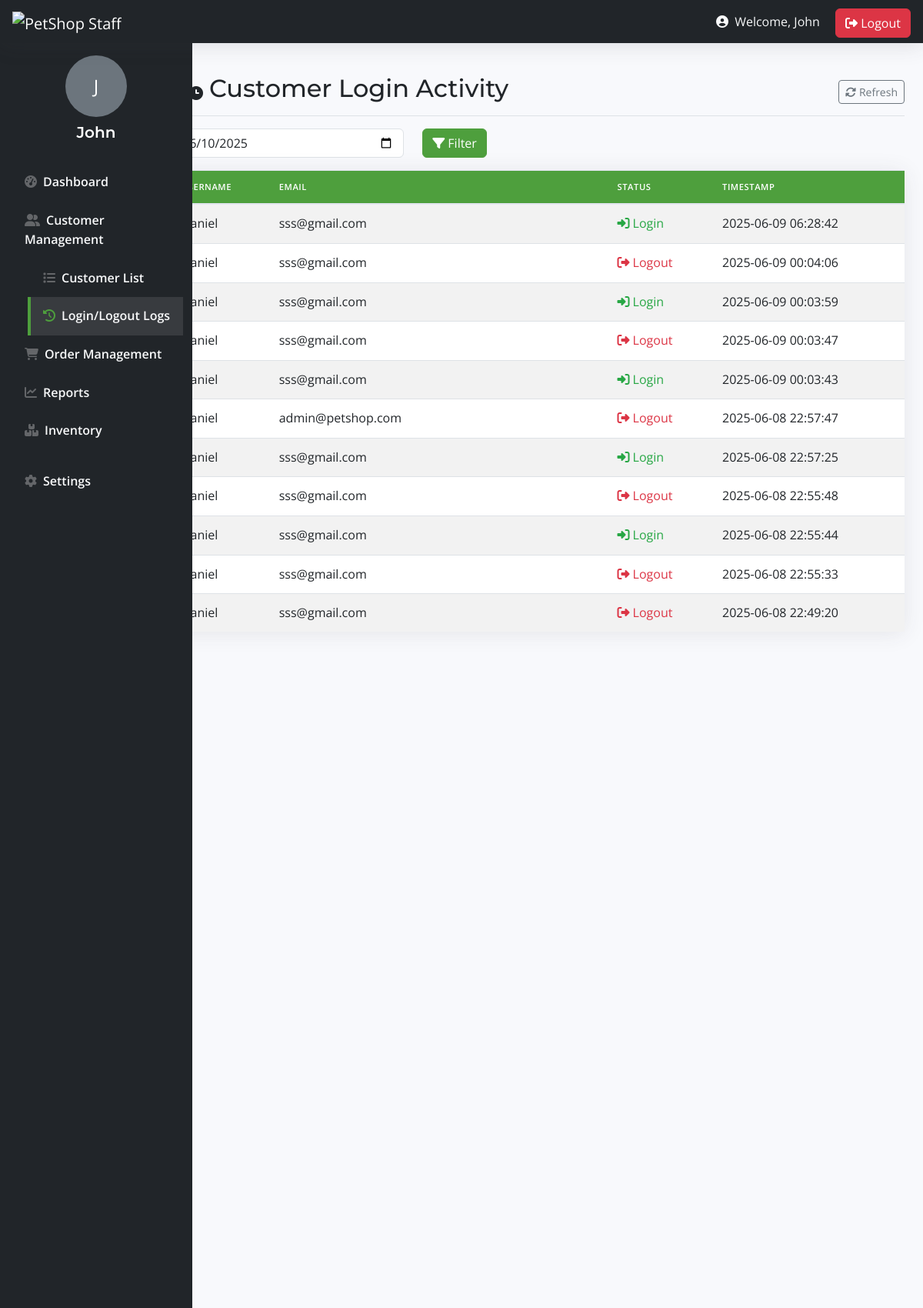
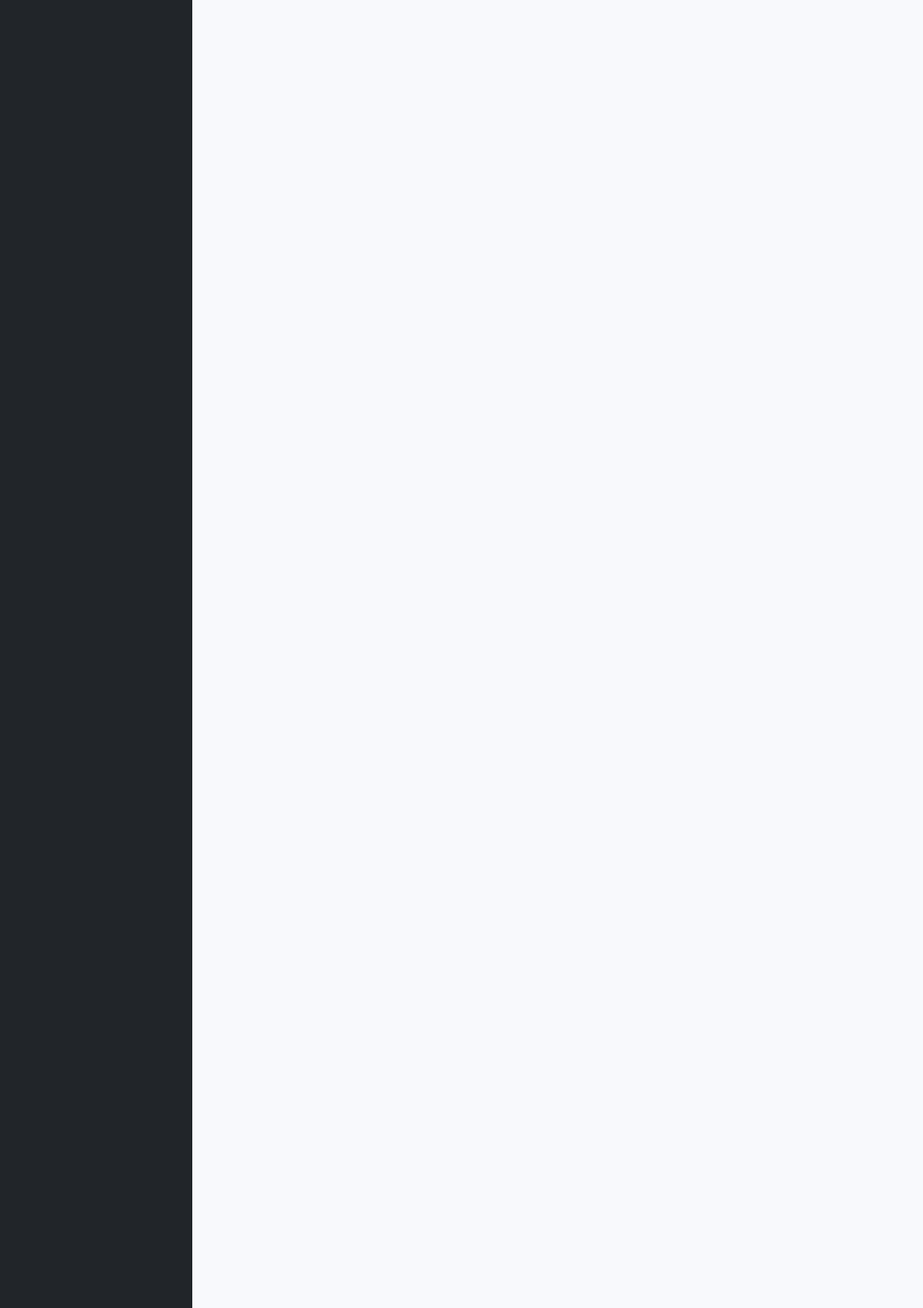
Page /staff_customer_logs.php (signed in, upper part) on the committed database (2 pictures, top to bottom).
### tables this page shows
CREATE TABLE `staff` (
  `Staff_ID` int(11) NOT NULL,
  `Staff_name` varchar(50) NOT NULL,
  `Staff_Username` varchar(50) NOT NULL,
  `Staff_Password` varchar(50) NOT NULL,
  `created_at` timestamp NOT NULL DEFAULT current_timestamp(),
  `position` varchar(255) NOT NULL,
  `Staff_Email` varchar(100) NOT NULL,
  `status` varchar(20) NOT NULL DEFAULT 'Active',
  `reset_token` varchar(64) DEFAULT NULL,
  `reset_token_expires` datetime DEFAULT NULL,
  `password_reset_token` varchar(255) DEFAULT NULL,
  `token_expiry` datetime DEFAULT NULL,
  `login_attempts` int(11) DEFAULT 0,
  `last_failed_login` datetime DEFAULT NULL,
  `img_URL` varchar(255) DEFAULT NULL
);

CREATE TABLE `customer_login_logs` (
  `id` int(11) NOT NULL,
  `username` varchar(50) NOT NULL,
  `email` varchar(100) NOT NULL,
  `status` varchar(10) NOT NULL COMMENT 'login/logout/failed',
  `timestamp` datetime NOT NULL DEFAULT current_timestamp()
);

### staff_customer_logs.php (the view, shortened to what this page needs)
<?php
$host = "localhost";
$username_db = "root";
$password_db = "";
$database = "petshop";
$conn = new mysqli($host, $username_db, $password_db, $database);
$staff_id = $_SESSION['staff_id'];
$staff_query = "SELECT Staff_username, position FROM staff WHERE Staff_ID = ?";
$stmt = $conn->prepare($staff_query);
$stmt->bind_param("i", $staff_id);
$stmt->execute();
$staff_result = $stmt->get_result();
$staff = $staff_result->fetch_assoc();
$dateFilter = "";
$result = $conn->query("SELECT username, email, status, timestamp
                       FROM customer_login_logs
                       $dateFilter
                       ORDER BY timestamp DESC");
?>
<!DOCTYPE html>
<html lang="en">
<head>
    <link href="https://cdn.jsdelivr.net/npm/bootstrap@5.3.0/dist/css/bootstrap.min.css" rel="stylesheet">
    <link rel="stylesheet" href="https://cdnjs.cloudflare.com/ajax/libs/font-awesome/6.4.0/css/all.min.css">
    <link rel="stylesheet" href="admin_home.css">
</head>
<body>
<nav class="navbar navbar-dark px-3">
    <div class="d-flex align-items-center">
        <a class="navbar-brand" href="#">
            <img src="Hachi_Logo.png" alt="PetShop Staff" height="40">
        </a>
    </div>
    <div>
        <span class="text-light me-3">
            <i class="fas fa-user-circle me-1"></i>
            Welcome, <?php echo htmlspecialchars($staff['Staff_username'] ?? $_SESSION['staff_name']); ?>
        </span>
        <a href="logout.php" class="btn btn-danger"><i class="fas fa-sign-out-alt"></i> Logout</a>
    </div>
</nav>
<div class="container-fluid">
    <div class="row">
        <nav id="sidebar" class="col-lg-2 d-lg-block bg-dark sidebar">
            <div class="position-sticky pt-3">
                <div class="d-flex flex-column align-items-center mb-4">
                    <?php
                    $avatar_path = isset($_SESSION['avatar_path']) ? $_SESSION['avatar_path'] : "staff_avatars/" . $_SESSION['staff_id'] . ".jpg";
                    if (file_exists($avatar_path)): ?>
                        <img src="<?php echo $avatar_path; ?>" class="rounded-circle mb-2" alt="Staff Avatar" style="width: 80px; height: 80px; object-fit: cover;">
                    <?php else: ?>
                        <div class="rounded-circle mb-2 bg-secondary d-flex align-items-center justify-content-center" style="width: 80px; height: 80px;">
                            <span class="text-white" style="font-size: 24px;">
                            <?php
$username = $staff['Staff_username'] ?? $_SESSION['staff_name'];
echo strtoupper(substr($username, 0, 1));
?>
                            </span>
                        </div>
                    <?php endif; ?>
                    <h5 class="text-white mb-1"><?php echo htmlspecialchars($staff['Staff_username'] ?? $_SESSION['staff_name']); ?></h5>
                </div>
        <ul class="nav flex-column">
            <li class="nav-item">
                <a class="nav-link text-light" href="staff_homepage.php">
                    <i class="fas fa-tachometer-alt me-2"></i>Dashboard
                </a>
            </li>
            <li class="nav-item">
                <a class="nav-link text-light" data-bs-toggle="collapse" href="#customerMenu">
                    <i class="fas fa-user-friends me-2"></i>Customer Management
                </a>
                <div class="collapse show" id="customerMenu">
                    <ul class="nav flex-column ps-4">
                        <li class="nav-item">
                            <a class="nav-link text-light" href="staff_customer_list.php">
                                <i class="fas fa-list me-2"></i>Customer List
                            </a>
                        </li>
                        <li class="nav-item">
                                    <a class="nav-link text-light active" href="staff_customer_logs.php">
                                        <i class="fas fa-history me-2"></i>Login/Logout Logs
                                    </a>
                        </li>
                    </ul>
                </div>
            </li>
            <li class="nav-item">
                        <a class="nav-link text-light" data-bs-toggle="collapse" href="#orderMenu">
                            <i class="fas fa-shopping-cart me-2"></i>Order Management
                        </a>
                    </li>
            <li class="nav-item">
                        <a class="nav-link text-light" href="staff_reports.php">
                            <i class="fas fa-chart-line me-2"></i>Reports
                        </a>
                    </li>
            <li class="nav-item">
                <a class="nav-link text-light" href="staff_inventory.php">
                    <i class="fas fa-boxes me-2"></i>Inventory
                </a>
            </li>
            <li class="nav-item mt-3">
                <a class="nav-link text-light" href="settings.php">
                    <i class="fas fa-cog me-2"></i>Settings
                </a>
            </li>
        </ul>
    </div>
</nav>
        <main class="col-lg-10 ms-sm-auto p-4">
            <div class="d-flex justify-content-between flex-wrap flex-md-nowrap align-items-center pt-3 pb-2 mb-3 border-bottom">
                <h1 class="h2">
                    <i class="fas fa-user-clock me-2"></i>Customer Login Activity
                </h1>
                <div class="btn-toolbar mb-2 mb-md-0">
                    <button type="button" class="btn btn-sm btn-outline-secondary" onclick="window.location.reload()">
                        <i class="fas fa-sync-alt me-1"></i>Refresh
                    </button>
                </div>
            </div>
            <form method="GET" action="" class="row mb-3">
                <div class="col-md-4">
                    <input type="date" name="logDate" class="form-control"
                           value="<?php echo isset($_GET['logDate']) ? htmlspecialchars($_GET['logDate']) : date('Y-m-d'); ?>">
                </div>
                <div class="col-md-2">
                    <button type="submit" class="btn btn-primary">
                        <i class="fas fa-filter me-1"></i>Filter
                    </button>
                </div>
            </form>
            <div class="card">
                <div class="card-body p-0">
                    <div class="table-responsive">
                        <table class="table table-striped table-hover mb-0">
                            <thead class="table-light">
                                <tr>
                                    <th>Username</th>
                                    <th>Email</th>
                                    <th>Status</th>
                                    <th>Timestamp</th>
                                </tr>
                            </thead>
                            <tbody>
                                <?php if ($result->num_rows > 0): ?>
                                    <?php while($row = $result->fetch_assoc()): ?>
                                        <tr>
                                            <td><?php echo htmlspecialchars($row['username']); ?></td>
                                            <td><?php echo htmlspecialchars($row['email']); ?></td>
                                            <td>
                                                <?php if ($row['status'] === 'login'): ?>
                                                    <span class="status-login"><i class="fas fa-sign-in-alt"></i> Login</span>
                                                <?php elseif ($row['status'] === 'logout'): ?>
                                                    <span class="status-logout"><i class="fas fa-sign-out-alt"></i> Logout</span>
                                                <?php else: ?>
                                                    <span class="status-failed"><i class="fas fa-exclamation-triangle"></i> Failed</span>
                                                <?php endif; ?>
                                            </td>
                                            <td><?php echo htmlspecialchars($row['timestamp']); ?></td>
                                        </tr>
                                    <?php endwhile; ?>
                                <?php else: ?>
                                    <tr>
                                        <td colspan="4" class="text-center py-4">No login records found</td>
                                    </tr>
                                <?php endif; ?>
                            </tbody>
                        </table>
                    </div>
                </div>
            </div>
        </main>
    </div>
</div>
</body>
</html>

### admin_home.css (style rules this page uses)
:root { --sidebar-width: 250px; --topbar-height: 56px; --primary: #4e9f3d; --primary-light: #8fd14f; --primary-dark: #38761d; --secondary: #1e3a8a; --accent: #ff7e2e; --light: #f8f9fa; --dark: #212529; --gray: #6c757d; --light-gray: #f0f2f5; --primary-color: var(--primary); --success-color: var(--primary); --info-color: #36b9cc; --warning-color: var(--accent); --danger-color: #e74a3b; --dark-color: var(--dark); }
body { font-family: 'Open Sans', sans-serif; line-height: 1.6; color: var(--dark); background-color: #f8f9fc; padding-top: var(--topbar-height); }
.navbar { height: var(--topbar-height); box-shadow: 0 0.15rem 1.75rem 0 rgba(58, 59, 69, 0.15); position: fixed; top: 0; right: 0; left: 0; z-index: 1030; background-color: var(--dark) !important; }
.sidebar { width: var(--sidebar-width); height: calc(100vh - var(--topbar-height)); position: fixed; top: var(--topbar-height); left: 0; background-color: var(--dark); transition: all 0.3s; z-index: 1020; overflow-y: auto; }
.sidebar .nav-link { color: rgba(255, 255, 255, 0.8); padding: 0.75rem 1rem; font-weight: 600; border-left: 0.25rem solid transparent; transition: all 0.3s; }
.sidebar .nav-link i { margin-right: 0.5rem; color: rgba(255, 255, 255, 0.3); }
.sidebar .nav-link.active { color: #fff; background-color: rgba(255, 255, 255, 0.1); border-left-color: var(--primary); }
.sidebar .nav-link.active i { color: var(--primary); }
.card { border: none; border-radius: 0.35rem; box-shadow: 0 0.15rem 1.75rem 0 rgba(58, 59, 69, 0.1); margin-bottom: 1.5rem; background: linear-gradient(to bottom, #ffffff, #f8f9fa); }
.table { color: var(--dark); }
.table thead th { border-bottom: 2px solid #e3e6f0; font-weight: 600; text-transform: uppercase; font-size: 0.7rem; letter-spacing: 0.05em; background-color: var(--primary); color: white; }
.table td, .table th { padding: 0.75rem; vertical-align: middle; border-top: 1px solid #e3e6f0; }
.btn-primary { background-color: var(--primary); border-color: var(--primary); }
html, body { height: 100%; }
body { display: flex; flex-direction: column; min-height: 100vh; }
main { flex: 1; }

### staff_customer_logs.php (style rules this page uses)
#sidebar { background-color: #343a40; min-height: 100vh; transition: transform 0.3s ease; }
.status-login { color: #28a745; }
.status-logout { color: #dc3545; }
.table-responsive { max-height: 600px; overflow-y: auto; }
h1, h2, h3, h4, h5, h6 { font-family: 'Montserrat', sans-serif; font-weight: 600; }

### rows in the picture
staff: Staff_Username "John", Staff_Username "J"
customer_login_logs: username "Daniel", email "sss@gmail.com", status "login" (drawn), timestamp "2025-06-09 06:28:42"
customer_login_logs: username "Daniel", email "sss@gmail.com", status "logout" (drawn), timestamp "2025-06-09 00:04:06"
customer_login_logs: username "Daniel", email "sss@gmail.com", status "login" (drawn), timestamp "2025-06-09 00:03:59"
customer_login_logs: username "Daniel", email "sss@gmail.com", status "logout" (drawn), timestamp "2025-06-09 00:03:47"
customer_login_logs: username "Daniel", email "sss@gmail.com", status "login" (drawn), timestamp "2025-06-09 00:03:43"
customer_login_logs: username "Daniel", email "admin@petshop.com", status "logout" (drawn), timestamp "2025-06-08 22:57:47"
customer_login_logs: username "Daniel", email "sss@gmail.com", status "login" (drawn), timestamp "2025-06-08 22:57:25"
customer_login_logs: username "Daniel", email "sss@gmail.com", status "logout" (drawn), timestamp "2025-06-08 22:55:48"
customer_login_logs: username "Daniel", email "sss@gmail.com", status "login" (drawn), timestamp "2025-06-08 22:55:44"
customer_login_logs: username "Daniel", email "sss@gmail.com", status "logout" (drawn), timestamp "2025-06-08 22:55:33"
customer_login_logs: username "Daniel", email "sss@gmail.com", status "logout" (drawn), timestamp "2025-06-08 22:49:20"
